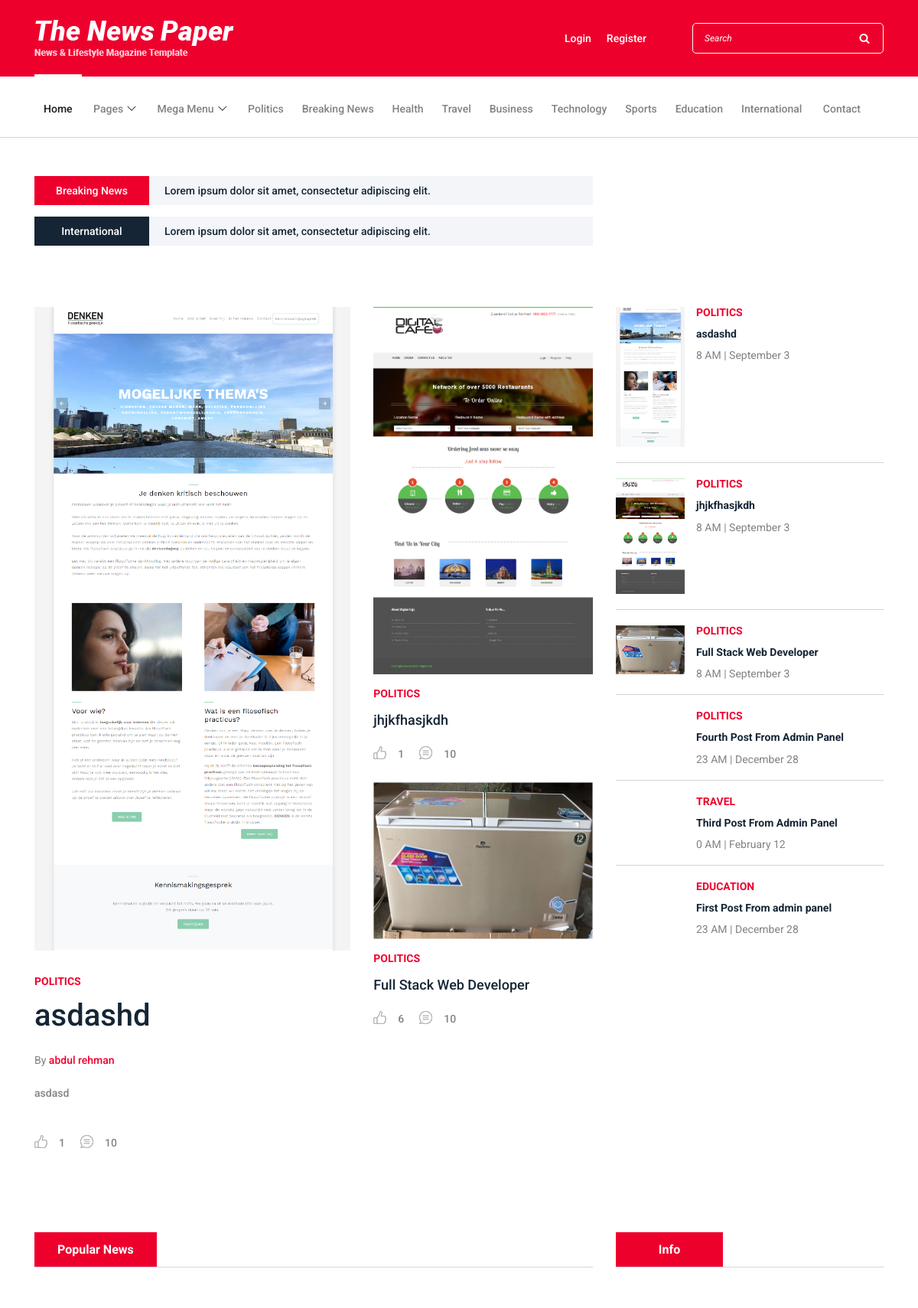
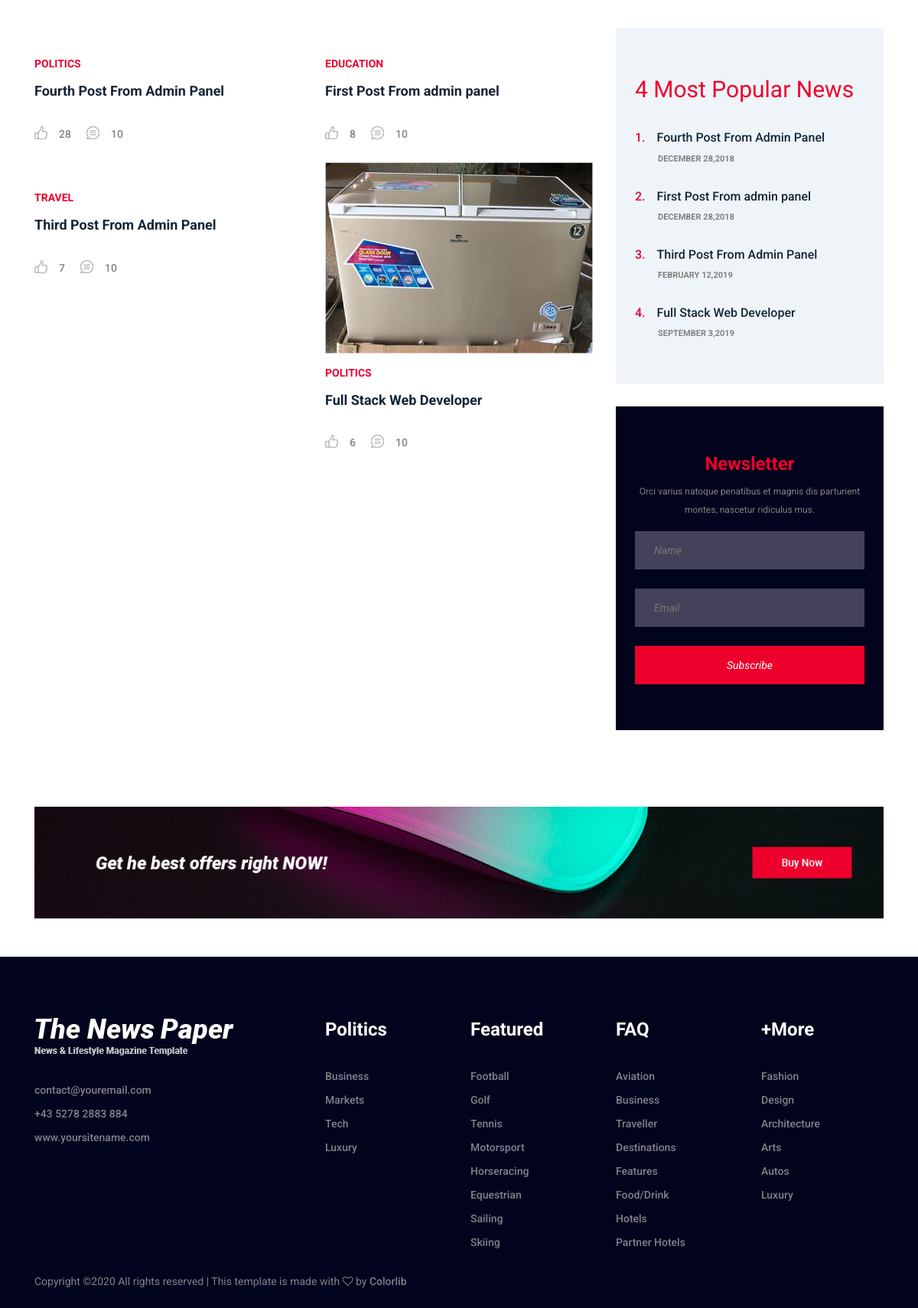
The page / on the database its author committed (2 pictures, top to bottom).
### tables this page shows
CREATE TABLE `categories` (
  `id` int(11) NOT NULL,
  `category` varchar(255) NOT NULL,
  `parent_id` int(11) DEFAULT '0'
);

CREATE TABLE `posts` (
  `id` int(11) NOT NULL,
  `image` varchar(255) NOT NULL,
  `category` varchar(255) DEFAULT NULL,
  `title` varchar(255) NOT NULL,
  `author` varchar(255) NOT NULL,
  `post_data` text NOT NULL,
  `tags` varchar(255) NOT NULL,
  `author_image` varchar(255) DEFAULT 'None',
  `date` int(11) NOT NULL,
  `status` varchar(255) NOT NULL,
  `views` int(11) DEFAULT NULL
);

### inc/popular-news.php (the view)
<div class="col-12 col-lg-8">
    <div class="section-heading">
        <h6>Popular News</h6>
    </div>
    <div class="row">
        <?php
            $query = "SELECT * FROM posts WHERE status = 'publish' ORDER BY views DESC LIMIT 4";
            $res = mysqli_query($conn,$query);
            $count = mysqli_num_rows($res);
            if($count > 0){
                while ($row = mysqli_fetch_array($res)){
                    $id = $row['id'];
                    $image = $row['image'];
                    $title = $row['title'];
                    $category = $row['category'];
                    $sql2 = "SELECT * FROM categories WHERE category ='$category'";
                    $res4 = mysqli_query($conn,$sql2);
                    $row5 = mysqli_fetch_array($res4);
                    $cat_id = $row5['id'];
                    $views = $row['views'];
        ?>
        <div class="col-12 col-md-6">
            <div class="single-blog-post style-3">
                <div class="post-thumb">
                    <a href="single-post?post_id=<?= $id;?>"><img src="img/bg-img/<?= $image;?>" alt=""></a>
                </div>
                <div class="post-data">
                    <a href="catagories-post?cat_id=<?= $cat_id;?>" class="post-catagory"><?= $category;?></a>
                    <a href="single-post?post_id=<?= $id;?>" class="post-title">
                        <h6><?= $title;?></h6>
                    </a>
                    <div class="post-meta d-flex align-items-center">
                        <a href="#" class="post-like"><img src="img/core-img/like.png" alt=""> <span><?= $views;?></span></a>
                        <a href="#" class="post-comment"><img src="img/core-img/chat.png" alt=""> <span>10</span></a>
                    </div>
                </div>
            </div>
        </div>
        <?php
                }
            }
        ?>
    </div>
</div>

### inc/navbar.php (shortened to what this page needs)
<div class="newspaper-main-menu" id="stickyMenu">
    <div class="classy-nav-container breakpoint-off">
        <div class="container">
            <nav class="classy-navbar justify-content-between" id="newspaperNav">
                <div class="classy-menu">
                    <div class="classynav">
                        <ul>
                            <li class="active"><a href="index">Home</a></li>
                            <li><a href="#">Pages</a>
                            </li>
                            <li><a href="#">Mega Menu</a>
                            </li>
                            <?php
                                $query = "SELECT * FROM categories LIMIT 9";
                                $res = mysqli_query($conn,$query);
                                $count = mysqli_num_rows($res);
                                if($count > 0){
                                    while($row = mysqli_fetch_array($res)){
                                        $id = $row['id'];
                                        $category = $row['category'];
                                        echo "<li><a href='catagories-post?cat_id=".$id." '>$category</a></li>";
                                    }
                                }
                                else{
                                    echo 'Nothing is here';
                                }
                            ?>
                            <li><a href="contact">Contact</a></li>
                        </ul>
                    </div>
                </div>
            </nav>
        </div>
    </div>
</div>

### inc/starting-post.php (shortened to what this page needs)
<div class="col-12 col-md-6 col-lg-8">
    <div class="row">
        <div class="col-12 col-lg-7">
            <?php
                $query = "SELECT * FROM posts WHERE status = 'publish' ORDER BY id DESC LIMIT 1";
                $res = mysqli_query($conn,$query);
                $count = mysqli_num_rows($res);
                if($count > 0){
                    while($row = mysqli_fetch_array($res)){
                    $id = $row['id'];
                    $category = $row['category'];
                    $sql = "SELECT * FROM categories WHERE category ='$category'";
                    $res2 = mysqli_query($conn,$sql);
                    $row2 = mysqli_fetch_array($res2);
                    $cat_id = $row2['id'];
                    $image = $row['image'];
                    $views = $row['views'];
                    $author = $row['author'];
                    $post_data = substr($row['post_data'],0,150);
                    $title = $row['title'];
            ?>
            <div class="single-blog-post featured-post">
                <div class="post-thumb">
                    <a href="single-post?post_id=<?= $id;?>"><img src="img/bg-img/<?= $image;?>" alt=""></a>
                </div>
                <div class="post-data">
                    <a href="catagories-post?cat_id=<?= $cat_id?>" class="post-catagory"><?= $category;?></a>
                    <a href="single-post?post_id=<?= $id;?>" class="post-title">
                        <h6><?= $title;?></h6>
                    </a>
                    <div class="post-meta">
                        <p class="post-author">By <a href="#"><?= $author;?></a></p>
                        <p class="post-excerp"><?= $post_data;?></p>
                        <div class="d-flex align-items-center">
                            <a href="#" class="post-like"><img src="img/core-img/like.png" alt=""> <span><?= $views;?></span></a>
                            <a href="#" class="post-comment"><img src="img/core-img/chat.png" alt=""> <span>10</span></a>
                        </div>
                    </div>
                </div>
            </div>
            <?php
                    }
                }
                else{
                    echo 'No Post Found';
                }
            ?>
        </div>
        <div class="col-12 col-lg-5">
            <?php
            $query = "SELECT * FROM posts WHERE status = 'publish' AND id < (SELECT MAX(id) FROM posts) ORDER BY id DESC LIMIT 2";
            $res = mysqli_query($conn,$query);
            $count = mysqli_num_rows($res);
            if($count > 0) {
                while ($row = mysqli_fetch_array($res)) {
                    $id = $row['id'];
                    $category = $row['category'];
                    $sql1 = "SELECT * FROM categories WHERE category ='$category'";
                    $res3 = mysqli_query($conn,$sql1);
                    $row3 = mysqli_fetch_array($res3);
                    $cat_id1 = $row3['id'];
                    $image = $row['image'];
                    $views = $row['views'];
                    $title = $row['title'];
                    ?>
                    <div class="single-blog-post featured-post-2">
                        <div class="post-thumb">
                            <a href="single-post?post_id=<?= $id;?>"><img src="img/bg-img/<?= $image;?>" alt=""></a>
                        </div>
                        <div class="post-data">
                            <a href="catagories-post?cat_id=<?= $cat_id1;?>" class="post-catagory"><?= $category;?></a>
                            <div class="post-meta">
                                <a href="single-post?post_id=<?= $id;?>" class="post-title">
                                    <h6><?= $title;?></h6>
                                </a>
                                <div class="d-flex align-items-center">
                                    <a href="#" class="post-like"><img src="img/core-img/like.png" alt="">
                                        <span><?= $views;?></span></a>
                                    <a href="#" class="post-comment"><img src="img/core-img/chat.png" alt="">
                                        <span>10</span></a>
                                </div>
                            </div>
                        </div>
                    </div>
                    <?php
                }
            }
            else{
                echo 'No Post Found';
            }
            ?>
        </div>
    </div>
</div>

### inc/sidebar.php
<?php
    $query = "SELECT * FROM posts WHERE status = 'publish' ORDER BY id DESC LIMIT 6";
    $res = mysqli_query($conn,$query);
    $count = mysqli_num_rows($res);
    if($count > 0){
        while($row = mysqli_fetch_array($res)){
            $id = $row['id'];
            $image = $row['image'];
            $title = $row['title'];
            $category = $row['category'];
            $sql2 = "SELECT * FROM categories WHERE category ='$category'";
            $res4 = mysqli_query($conn,$sql2);
            $row5 = mysqli_fetch_array($res4);
            $cat_id = $row5['id'];
            $date = getdate($row['date']);
            $hour = $date['hours'];
            $month = $date['month'];
            $day = $date['mday'];
?>
<div class="single-blog-post small-featured-post d-flex">
    <div class="post-thumb">
        <a href="single-post?post_id=<?= $id;?>"><img src="img/bg-img/<?= $image;?>" alt=""></a>
    </div>
    <div class="post-data">
        <a href="catagories-post?cat_id=<?= $cat_id;?>" class="post-catagory"><?= $category;?></a>
        <div class="post-meta">
            <a href="single-post?post_id=<?= $id;?>" class="post-title">
                <h6><?= $title;?></h6>
            </a>
            <p class="post-date"><span><?= $hour;?> AM</span> | <span><?= $month.' '.$day;?></span></p>
        </div>
    </div>
</div>
<?php
        }
    }
?>

### inc/4-most-popular-posts.php
<div class="popular-news-widget mb-30">
    <h3>4 Most Popular News</h3>
    <?php
    $query = "SELECT * FROM posts WHERE status = 'publish' ORDER BY views DESC LIMIT 4";
    $res = mysqli_query($conn,$query);
    $count = mysqli_num_rows($res);
    $count2 = 1;
    if($count > 0){
        while($row = mysqli_fetch_array($res)){
            $id = $row['id'];
            $title = $row['title'];
            $date = getdate($row['date']);
            $day = $date['mday'];
            $month = $date['month'];
            $year = $date['year'];
            ?>
            <div class="single-popular-post">
                <a href="single-post?post_id=<?= $id;?>">
                    <h6><span><?= $count2;?>.</span> <?= $title;?></h6>
                </a>
                <p><?= $month.' '.$day.','.$year;?></p>
            </div>
            <?php
            $count2++;
        }
    }
    ?>
</div>

### rows shown on the page
categories: category "Politics"
categories: category "Breaking News"
categories: category "Health"
categories: category "Travel"
categories: category "Business"
categories: category "Technology"
categories: category "Sports"
categories: category "Education"
categories: category "International"
posts: image (picture), category "POLITICS", title "asdashd", author "abdul rehman", post_data "asdasd", views "1", date "8", date "September", date "3"
posts: image (picture), category "POLITICS", title "jhjkfhasjkdh", views "1", date "8", date "September", date "3"
posts: image (picture), category "POLITICS", title "Full Stack Web Developer", views "6", date "8", date "September", date "3", date "SEPTEMBER", date "2019"
posts: category "POLITICS", title "Fourth Post From Admin Panel", date "23", date "December", date "28", views "28", date "DECEMBER", date "2018"
posts: category "TRAVEL", title "Third Post From Admin Panel", date "0", date "February", date "12", views "7", date "FEBRUARY", date "2019"
posts: category "EDUCATION", title "First Post From admin panel", date "23", date "December", date "28", views "8", date "DECEMBER", date "2018"
